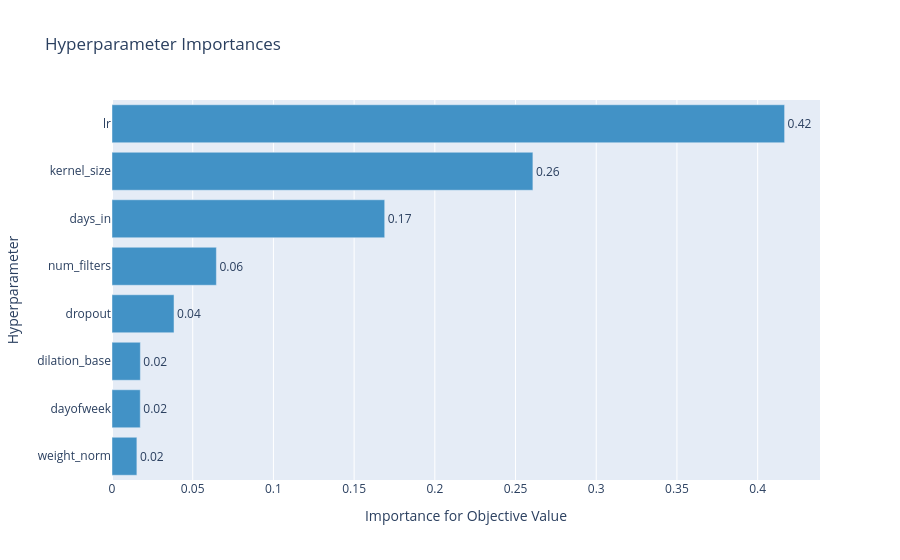

The cell this chart's notebook holds for it:
### Code cell
plot_param_importances(study)

### Figure 1 — Plotly figure (JSON) as saved in the notebook; plotly's stock layout.template omitted (floating-point values rounded to 4 significant figures)
{"data": [{"cliponaxis": false, "hovertemplate": ["weight_norm (CategoricalDistribution): 0.01541442628972388<extra></extra>", "dayofweek (CategoricalDistribution): 0.017513455757104085<extra></extra>", "dilation_base (IntDistribution): 0.0175741422906742<extra></extra>", "dropout (FloatDistribution): 0.03842568019539619<extra></extra>", "num_filters (IntDistribution): 0.06467291995307009<extra></extra>", "days_in (IntDistribution): 0.168950401258734<extra></extra>", "kernel_size (IntDistribution): 0.26075625205664116<extra></extra>", "lr (FloatDistribution): 0.4166927221986565<extra></extra>"], "marker": {"color": "rgb(66,146,198)"}, "orientation": "h", "text": ["0.02", "0.02", "0.02", "0.04", "0.06", "0.17", "0.26", "0.42"], "textposition": "outside", "type": "bar", "x": [0.01541, 0.01751, 0.01757, 0.03843, 0.06467, 0.169, 0.2608, 0.4167], "y": ["weight_norm", "dayofweek", "dilation_base", "dropout", "num_filters", "days_in", "kernel_size", "lr"]}], "layout": {"showlegend": false, "title": {"text": "Hyperparameter Importances"}, "xaxis": {"title": {"text": "Importance for Objective Value"}}, "yaxis": {"title": {"text": "Hyperparameter"}}}}
